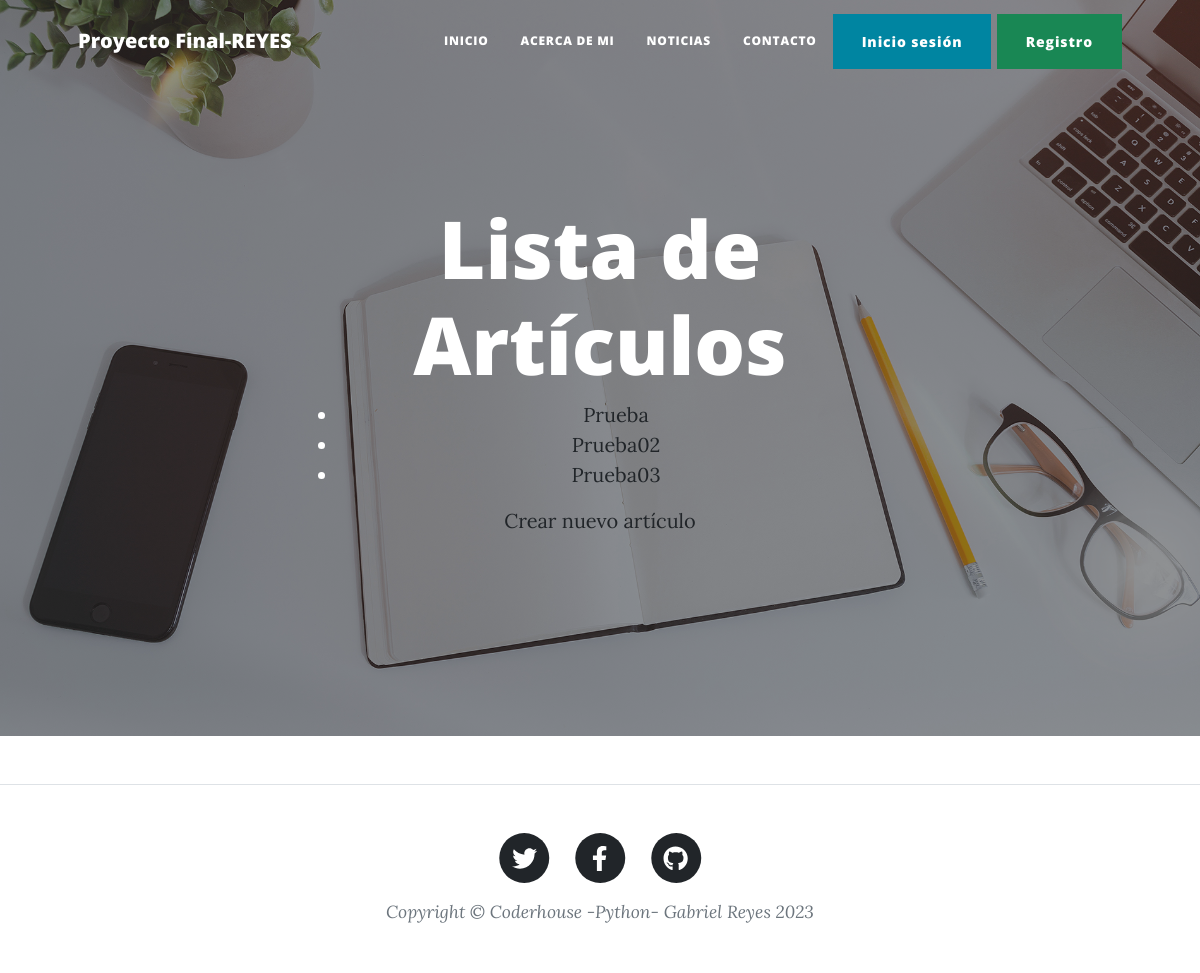
The app's page /blog/noticias with its own data.
### app_blog/models.py (models this page shows, shortened)
class Articulo(models.Model):
    titulo = models.CharField(max_length=200)
    subtitulo = models.CharField(max_length=200)
    contenido = models.TextField(blank=True)
    fecha_publicado = models.DateTimeField(auto_now_add=True)
    autor = models.ForeignKey(User, on_delete=models.CASCADE, related_name='articulos_creados', null=True)
    imagen = models.ImageField(upload_to='images_blog/', null=True, blank=True) # imagen

### app_blog/views.py (the view)
# urls.py: path('noticias', ArticuloListView.as_view(), name='articulo_lista'),
class ArticuloListView(ListView):
    model = Articulo
    template_name = 'articulo_lista.html'
    context_object_name = 'articulos'

### app_blog/templates/app_blog/articulo_list.html (shortened to what this page needs)
{% extends "base.html" %}
{% block titulo-página %}
<h1>Lista de Artículos</h1>
    <ul>
        {% for articulo in articulos %}
            <li><a href="{% url 'articulo_detail' articulo.pk %}">{{ articulo.titulo }}</a></li>
        {% endfor %}
    </ul>
    <a href="{% url 'articulo_crear' %}">Crear nuevo artículo</a>
{% endblock titulo-página %}

### records on screen
Articulo: titulo "Prueba"
Articulo: titulo "Prueba02"
Articulo: titulo "Prueba03"
